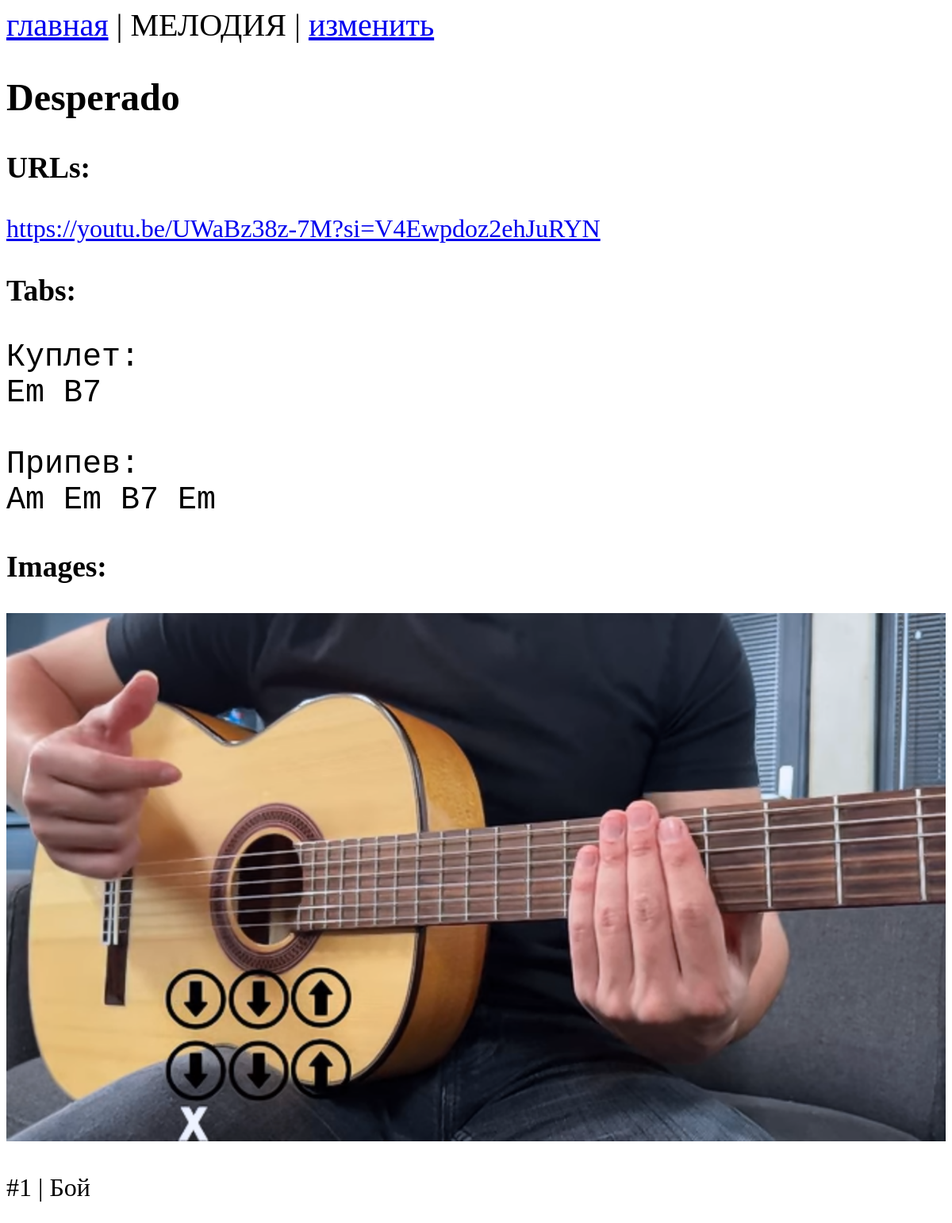
The page /show_melody/79/ on the database its author committed.
### app/models.py (models this page shows)
class Melody(models.Model):
    name = models.CharField(max_length=200, unique=True)
    type = models.CharField(max_length=20, null=True, blank=True)
    date = models.DateTimeField()
    comment = models.CharField(max_length=200, blank=True)

class URL(models.Model):
    melody = models.ForeignKey(Melody, on_delete=models.CASCADE)
    url = models.URLField(blank=True)

class Tab(models.Model):
    melody = models.ForeignKey(Melody, on_delete=models.CASCADE)
    tab = models.TextField(null=True, blank=True)

class Image(models.Model):
    melody = models.ForeignKey(Melody, on_delete=models.CASCADE)
    path = models.ImageField(upload_to='images', null=True, blank=True)
    order_num = models.IntegerField(default=1)
    image_comment = models.CharField(max_length=200, blank=True)

### app/views.py (the view)
# urls.py: path('show_melody/<int:id>/', views.show_melody),
def show_melody(request, id):
    melody = Melody.objects.filter(id=id)[0]
    urls = URL.objects.filter(melody_id=id)
    tabs = Tab.objects.filter(melody_id=id)
    images = Image.objects.filter(melody_id=id).order_by("order_num")
    return render(request, 'show_melody.html', {'melody': melody, 'urls': urls, 'tabs': tabs, 'images': images})

### app/templates/show_melody.html (shortened to what this page needs)
{% extends "base.html" %}
    {% block menu %} <a href="../../">главная</a> | МЕЛОДИЯ | <a href="../../edit_melody/{{melody.id}}">изменить</a> {% endblock menu %}
    {% block header %} {{melody.name}} {% endblock header %}
    {% block content %}
        <body>
            <h3> URLs: </h3>
            {% for u in urls %}
            <a href="{{u.url}}">{{u.url}}</a> <br />
            {% endfor %}
            <h3> Tabs: </h3>
            {% for t in tabs %}
            <pre>{{t.tab}}</pre>
            {% endfor %}
            <h3> Images: </h3>
            {% for i in images %}
            <img src=/media/{{i.path}} alt="no image">
            <p>#{{i.order_num}} | {{i.image_comment}}</p>
            {% endfor %}
        </body>
    {% endblock content %}

### app/templates/base.html (style rules this page uses)
html * { max-height:999999px; }
body { font-size: 32px; }
pre { font-size: 40px; }
img { max-width:100%; }

### rows shown on the page
Melody: name "Desperado"
URL: url "https://youtu.be/UWaBz38z-7M?si=V4Ewpdoz2ehJuRYN"
Tab: tab "Куплет: Em B7 Припев: Am Em B7 Em"
Image: path (picture), order_num "1", image_comment "Бой"
